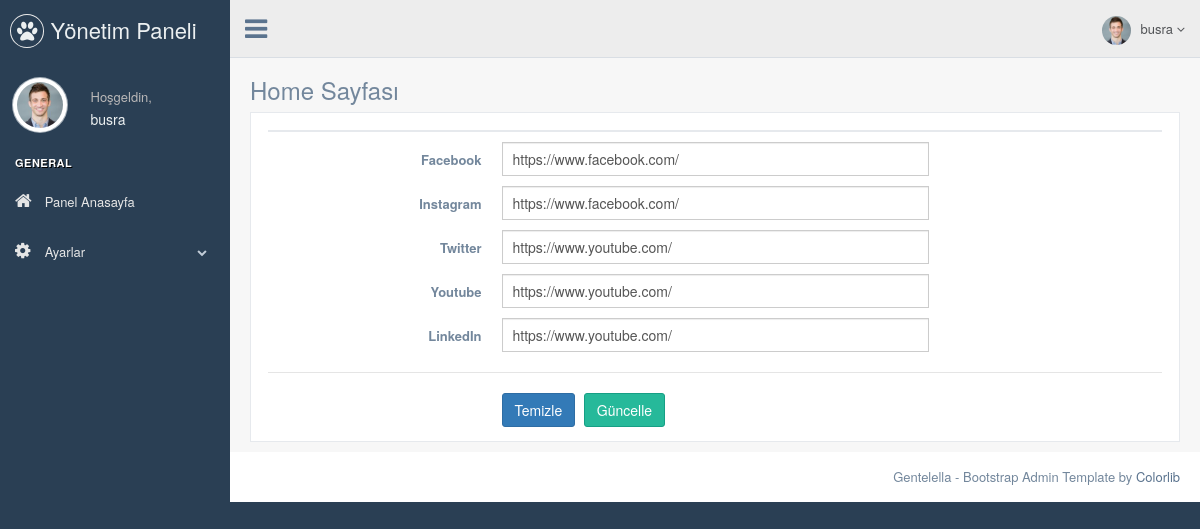
Page /pp/nedmin/home.php (signed in) on the committed database.
### tables this page shows
CREATE TABLE `user` (
  `user_id` int(11) NOT NULL,
  `user_name` varchar(50) NOT NULL,
  `email` varchar(50) NOT NULL,
  `password` varchar(256) NOT NULL
);

CREATE TABLE `home` (
  `home_id` int(11) NOT NULL,
  `facebook` varchar(250) NOT NULL,
  `instagram` varchar(250) NOT NULL,
  `twitter` varchar(250) NOT NULL,
  `youtube` varchar(250) NOT NULL,
  `linkedin` varchar(250) NOT NULL
);

### pp/nedmin/home.php (the view, shortened to what this page needs)
<?php
include "header.php";
$check_home = $db->prepare("SELECT * FROM home");
$check_home->execute();
$control_home = $check_home->rowCount();
$fetch_home = $db->prepare("SELECT * FROM home WHERE home_id=1");
$fetch_home->execute();
$fetch = $fetch_home->fetch(PDO::FETCH_ASSOC);
?>
<div class="right_col" role="main">
  <div class="">
    <div class="page-title">
      <div class="title_left">
        <h3>Home Sayfası</h3>
      </div>
    </div>
    <div class="clearfix"></div>
    <div class="row">
      <div class="col-md-12 col-sm-12 col-xs-12">
        <div class="x_panel">
          <div class="x_title">
          </div>
          <form class="form-horizontal form-label-left" action="process.php" method="POST">
            <div class="item form-group">
              <label class="control-label col-md-3 col-sm-3 col-xs-12">Facebook
              </label>
              <div class="col-md-6 col-sm-6 col-xs-12">
                <input type="text" name="facebook" value="<?php echo $fetch['facebook'] ?>" required="required" class="form-control col-md-7 col-xs-12">
              </div>
            </div>
            <div class="item form-group">
              <label class="control-label col-md-3 col-sm-3 col-xs-12">Instagram
              </label>
              <div class="col-md-6 col-sm-6 col-xs-12">
                <input type="text" name="instagram" value="<?php echo $fetch['instagram'] ?>" required="required" class="form-control col-md-7 col-xs-12">
              </div>
            </div>
            <div class="item form-group">
              <label class="control-label col-md-3 col-sm-3 col-xs-12">Twitter
              </label>
              <div class="col-md-6 col-sm-6 col-xs-12">
                <input type="text" name="twitter" value="<?php echo $fetch['twitter'] ?>" required="required" class="form-control col-md-7 col-xs-12">
              </div>
            </div>
            <div class="item form-group">
              <label class="control-label col-md-3 col-sm-3 col-xs-12">Youtube
              </label>
              <div class="col-md-6 col-sm-6 col-xs-12">
                <input type="text" name="youtube" value="<?php echo $fetch['youtube'] ?>" required="required" class="form-control col-md-7 col-xs-12">
              </div>
            </div>
            <div class="item form-group">
              <label class="control-label col-md-3 col-sm-3 col-xs-12">LinkedIn
              </label>
              <div class="col-md-6 col-sm-6 col-xs-12">
                <input type="text" name="linkedin" value="<?php echo $fetch['linkedin'] ?>" required="required" class="form-control col-md-7 col-xs-12">
              </div>
            </div>
            <div class="ln_solid"></div>
            <div class="form-group">
              <div class="col-md-6 col-md-offset-3">
                <button type="submit" class="btn btn-primary">Temizle</button>
                <?php
                if ($control_home == 1) { ?>
                  <button type="submit" class="btn btn-success" name="update_home">Güncelle</button>
                <?php } else { ?>
                  <button type="submit" class="btn btn-warning" name="insert_home">Ekle</button>
                <?php } ?>
              </div>
            </div>
          </form>
        </div>
      </div>
    </div>
  </div>
</div>
</div>
<?php
include "footer.php";
?>

### pp/nedmin/header.php (shortened to what this page needs)
<?php
include 'connect.php';
$user_name = $_SESSION['user_name'];
$query = $db->prepare("SELECT * FROM user WHERE user_name='$user_name'");
$query->execute();
$fetch = $query->fetch();
?>
<!DOCTYPE html>
<html lang="en">
  <head>
    <link href="./vendors/bootstrap/dist/css/bootstrap.min.css" rel="stylesheet">
    <link href="./vendors/font-awesome/css/font-awesome.min.css" rel="stylesheet">
    <link href="./vendors/nprogress/nprogress.css" rel="stylesheet">
    <link href="./vendors/iCheck/skins/flat/green.css" rel="stylesheet">
    <link href="./vendors/bootstrap-progressbar/css/bootstrap-progressbar-3.3.4.min.css" rel="stylesheet">
    <link href="./vendors/jqvmap/dist/jqvmap.min.css" rel="stylesheet"/>
    <link href="./vendors/bootstrap-daterangepicker/daterangepicker.css" rel="stylesheet">
    <link href="./build/css/custom.min.css" rel="stylesheet">
  </head>
  <body class="nav-md">
    <div class="container body">
      <div class="main_container">
        <div class="col-md-3 left_col">
          <div class="left_col scroll-view">
            <div class="navbar nav_title" style="border: 0;">
              <a href="index.html" class="site_title"><i class="fa fa-paw"></i> <span>Yönetim Paneli</span></a>
            </div>
            <div class="profile clearfix">
              <div class="profile_pic">
                <img src="images/img.jpg" alt="..." class="img-circle profile_img">
              </div>
              <div class="profile_info">
                <span>Hoşgeldin,</span>
                <h2><?php echo $fetch['user_name']; ?></h2>
              </div>
            </div>
            <br />
            <div id="sidebar-menu" class="main_menu_side hidden-print main_menu">
              <div class="menu_section">
                <h3>General</h3>
                <ul class="nav side-menu">
                  <li><a href="index.php" ><i class="fa fa-home"></i> Panel Anasayfa</a>
                  </li>
                  <li><a><i class="fa fa-cog"></i> Ayarlar <span class="fa fa-chevron-down"></span></a>
                  </li>
                </ul>
              </div>
            </div>
          </div>
        </div>
        <div class="top_nav">
          <div class="nav_menu">
            <nav>
              <div class="nav toggle">
                <a id="menu_toggle"><i class="fa fa-bars"></i></a>
              </div>
              <ul class="nav navbar-nav navbar-right">
                <li class="">
                  <a href="javascript:;" class="user-profile dropdown-toggle" data-toggle="dropdown" aria-expanded="false">
                    <img src="images/img.jpg" alt=""><?php echo $fetch['user_name']; ?>
                    <span class=" fa fa-angle-down"></span>
                  </a>
                </li>
              </ul>
            </nav>
          </div>
        </div>

### rows in the picture
user: user_name "busra"
home: facebook "https://www.facebook.com/", instagram "https://www.facebook.com/", twitter "https://www.youtube.com/", youtube "https://www.youtube.com/", linkedin "https://www.youtube.com/"
